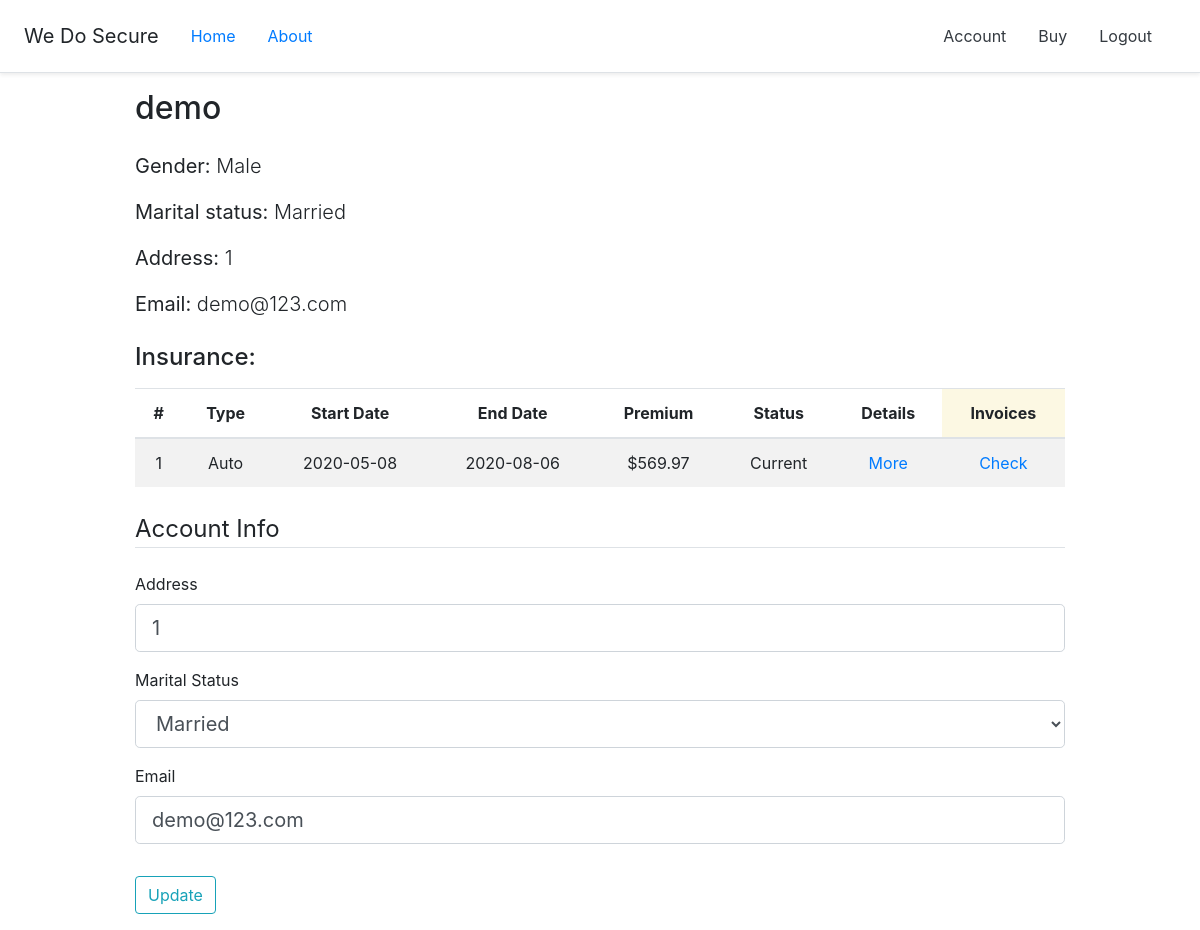
The app's page /account (signed in), older data.
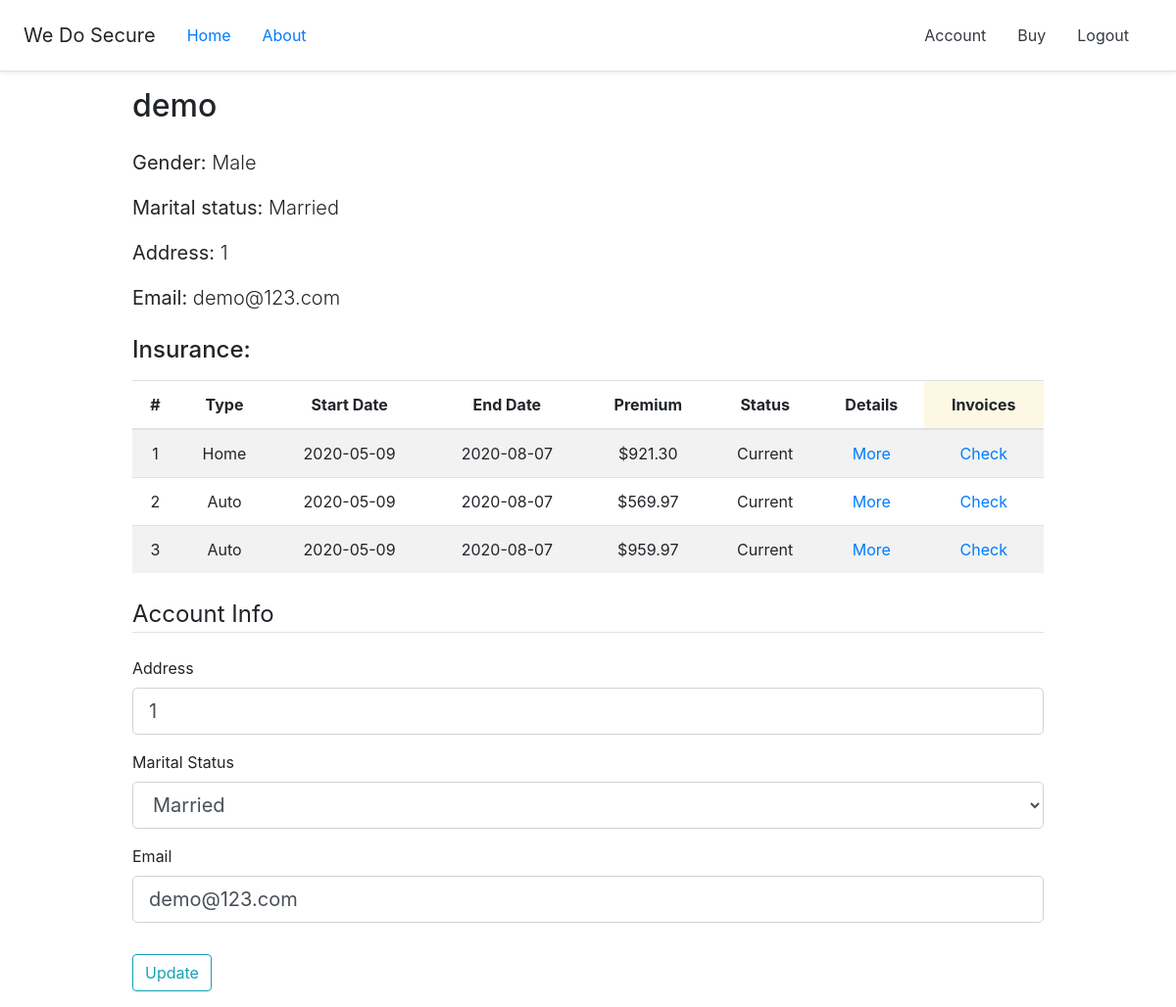
The same page, newer data.
### insurance/models.py (models this page shows, shortened)
class Customer(db.Model, UserMixin):
    id = db.Column(db.Integer, primary_key=True)
    full_name = db.Column(db.String(50), nullable=False)
    address = db.Column(db.String(120), nullable=False)
    gender = db.Column(db.String(1), nullable=False)
    marital_status = db.Column(db.String(1), nullable=False)
    email = db.Column(db.String(120), unique=True, nullable=False)
    password = db.Column(db.String(60), nullable=False)
    insurances = db.relationship('Insurance', backref='buyer', lazy=True)

class Insurance(db.Model):
    id = db.Column(db.Integer, primary_key=True)
    type = db.Column(db.String(1), nullable=False)
    start_date = db.Column(db.Date, nullable=False)
    end_date = db.Column(db.Date, nullable=False)
    premium = db.Column(db.Numeric(scale=2), nullable=False)
    status = db.Column(db.String(1), nullable=False)
    customer_id = db.Column(db.Integer, db.ForeignKey('customer.id'), nullable=False)
    vehicles = db.relationship('Vehicle', backref='insurance', lazy=True)
    homes = db.relationship('Home', backref='insurance', lazy=True)
    invoices = db.relationship('Invoice', backref='insurance', lazy=True)

### insurance/routes.py (the view)
@app.route('/account', methods=['GET', 'POST'])
@login_required
def account():
    form = UpdateAccountForm()
    if form.validate_on_submit():
        current_user.address = form.address.data
        current_user.marital_status = form.marital_status.data
        current_user.email = form.email.data
        db.session.commit()
        flash('Your account has been updated!', 'success')
        return redirect(url_for('account'))
    elif request.method == 'GET':
        form.address.data = current_user.address
        form.marital_status.data = current_user.marital_status
        form.email.data = current_user.email
    return render_template('account.html', title='Account', form=form)

### insurance/forms.py (shortened to what this page needs)
class UpdateAccountForm(FlaskForm):
    marital_status = SelectField('Marital Status',
                    choices=[('M', 'Married'), ('S', 'Single'), ('W', 'Widow/Widower')])
    address = StringField('Address', validators=[DataRequired()])
    email = StringField('Email', validators=[DataRequired(), Email()])
    submit = SubmitField('Update')

### insurance/models.py (called while the page is built)
@login_manager.user_loader
def load_user(user_id):
    return Customer.query.get(int(user_id))

### insurance/templates/account.html (shortened to what this page needs)
{% extends "layout.html" %}
{% block content %}
    <div class="content-section">
        <div>
            <h2 class="mb-4">{{ current_user.full_name }}</h2>
            <p class="lead">
                <b>Gender: </b>
                {% if current_user.gender == 'M' %}
                    Male
                {% else %}
                    Female
                {% endif %}
            </p>
            <p class="lead">
                <b>Marital status:</b>
                {% if current_user.marital_status == 'M' %}
                    Married
                {% elif current_user.marital_status == 'S' %}
                    Single
                {% else %}
                    Widow/Widower
                {% endif %}
            </p>
            <p class="lead"><b>Address: </b>{{ current_user.address }}</p>
            <p class="lead"><b>Email: </b>{{ current_user.email }}</p>
        </div>
        <div class="form-group mt-4 mb-4">
            <h4 class="mb-3">Insurance:</h4>
            <table class="table table-striped text-center">
                <thead>
                <tr>
                    <th scope="col">#</th>
                    <th scope="col">Type</th>
                    <th scope="col">Start Date</th>
                    <th scope="col">End Date</th>
                    <th scope="col">Premium</th>
                    <th scope="col">Status</th>
                    <th scope="col">Details</th>
                    <th class="mark" scope="col">Invoices</th>
                </tr>
                </thead>
                <tbody>
                {% for insurance in current_user.insurances %}
                    <tr>
                        <td>{{ loop.index0 + 1 }}</td>
                        <td>
                            {% if insurance.type == 'A' %}
                                Auto
                            {% else %}
                                Home
                            {% endif %}
                        </td>
                        <td>{{ insurance.start_date }}</td>
                        <td>{{ insurance.end_date }}</td>
                        <td>${{ insurance.premium }}</td>
                        <td>
                            {% if insurance.status == 'C' %}
                                Current
                            {% else %}
                                Expired
                            {% endif %}
                        </td>
                        <td><a href="{{ url_for('details', insurance_id=insurance.id) }}">More</a></td>
                        <td><a href="{{ url_for('invoices', insurance_id=insurance.id) }}">Check</a></td>
                    </tr>
                {% endfor %}
                </tbody>
            </table>
        </div>
        <form action="" method="POST" enctype="multipart/form-data">
            <fieldset class="form-group">
                <legend class="border-bottom mb-4">Account Info</legend>
                <div class="form-group">
                    {{ form.address.label(class="form-control-label") }}
                    {% if form.address.errors %}
                        {{ form.address(class="form-control form-control-lg is-invalid") }}
                        <div class="invalid-feedback">
                            {% for error in form.address.errors %}
                                <span>{{ error }}</span>
                            {% endfor %}
                        </div>
                    {% else %}
                        {{ form.address(class="form-control form-control-lg") }}
                    {% endif %}
                </div>
                <div class="form-group">
                    {{ form.marital_status.label(class="form-control-label") }}
                    {% if form.marital_status.errors %}
                        {{ form.marital_status(class="form-control form-control-lg is-invalid") }}
                        <div class="invalid-feedback">
                            {% for error in form.marital_status.errors %}
                                <span>{{ error }}</span>
                            {% endfor %}
                        </div>
                    {% else %}
                        {{ form.marital_status(class="form-control form-control-lg") }}
                    {% endif %}
                </div>
                <div class="form-group">
                    {{ form.email.label(class="form-control-label") }}
                    {% if form.email.errors %}
                        {{ form.email(class="form-control form-control-lg is-invalid") }}
                        <div class="invalid-feedback">
                            {% for error in form.email.errors %}
                                <span>{{ error }}</span>
                            {% endfor %}
                        </div>
                    {% else %}
                        {{ form.email(class="form-control form-control-lg") }}
                    {% endif %}
                </div>
            </fieldset>
            <div class="form-group">
                {{ form.submit(class="btn btn-outline-info") }}
            </div>
        </form>
    </div>
{% endblock content %}

### insurance/templates/layout.html (shortened to what this page needs)
<!DOCTYPE html>
<html lang="en">
<head>
    <link rel="stylesheet" href="https://stackpath.bootstrapcdn.com/bootstrap/4.4.1/css/bootstrap.min.css">
    <link rel="stylesheet" href="{{ url_for('static', filename='main.css') }}">
</head>
<body>
  <div class="d-flex flex-column flex-md-row align-items-center p-3 px-md-4 mb-3 bg-white border-bottom shadow-sm">
    <h5 class="my-0 font-weight-normal">We Do Secure</h5>
    <a class="ml-3 nav-item nav-link" href="{{ url_for('home') }}">Home</a>
    <a class="nav-item nav-link mr-md-auto" href="{{ url_for('about') }}">About</a>
    {% if current_user.is_authenticated %}
      <a class="p-2 mr-3 text-dark" href="{{ url_for('account') }}">Account</a>
      <a class="p-2 mr-3 text-dark" href="{{ url_for('buy') }}">Buy</a>
      <a class="p-2 mr-3 text-dark" href="{{ url_for('logout') }}">Logout</a>
    {% else %}
      <a class="p-2 mr-3 text-dark" href="{{ url_for('login') }}">Login</a>
      <a class="btn btn-outline-primary" href="{{ url_for('register') }}">Sign up</a>
    {% endif %}
  </div>
  <div class="container">
    {% block content %}
    {% endblock content %}
  </div>
</body>
</html>

### insurance/static/main.css (style rules this page uses)
html { font-size: 14px; }
@media (min-width: 768px) { html { font-size: 16px; } }
.container { max-width: 960px; }

Row changes from the older to the newer data that the page shows:
removed Insurance: type "Auto", start_date "2020-05-08", end_date "2020-08-06", premium "569.97", status "Current"
added Insurance: type "Home", start_date "2020-05-09", end_date "2020-08-07", premium "921.30", status "Current"
added Insurance: type "Auto", start_date "2020-05-09", end_date "2020-08-07", premium "569.97", status "Current"
added Insurance: type "Auto", start_date "2020-05-09", end_date "2020-08-07", premium "959.97", status "Current"
